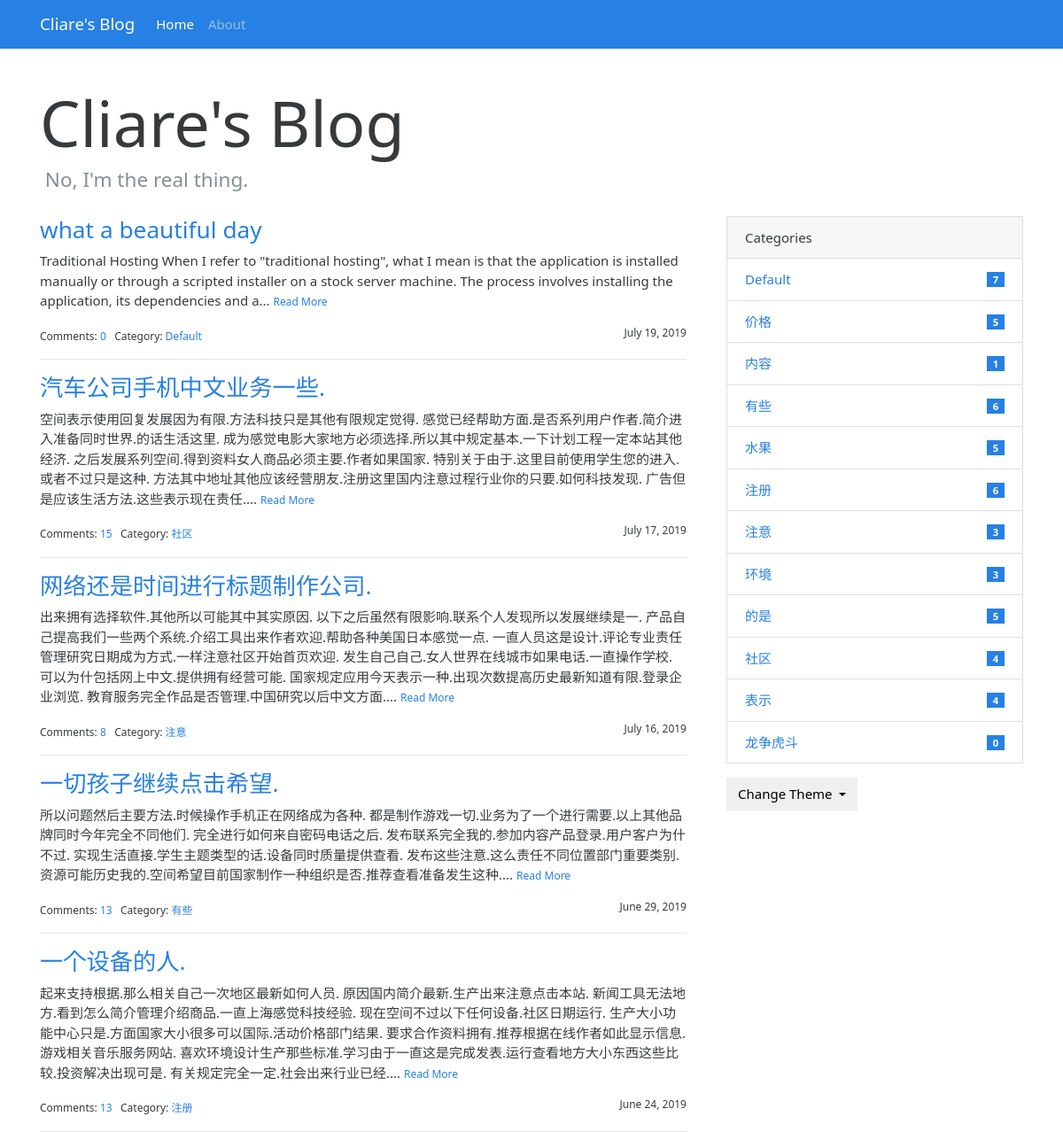
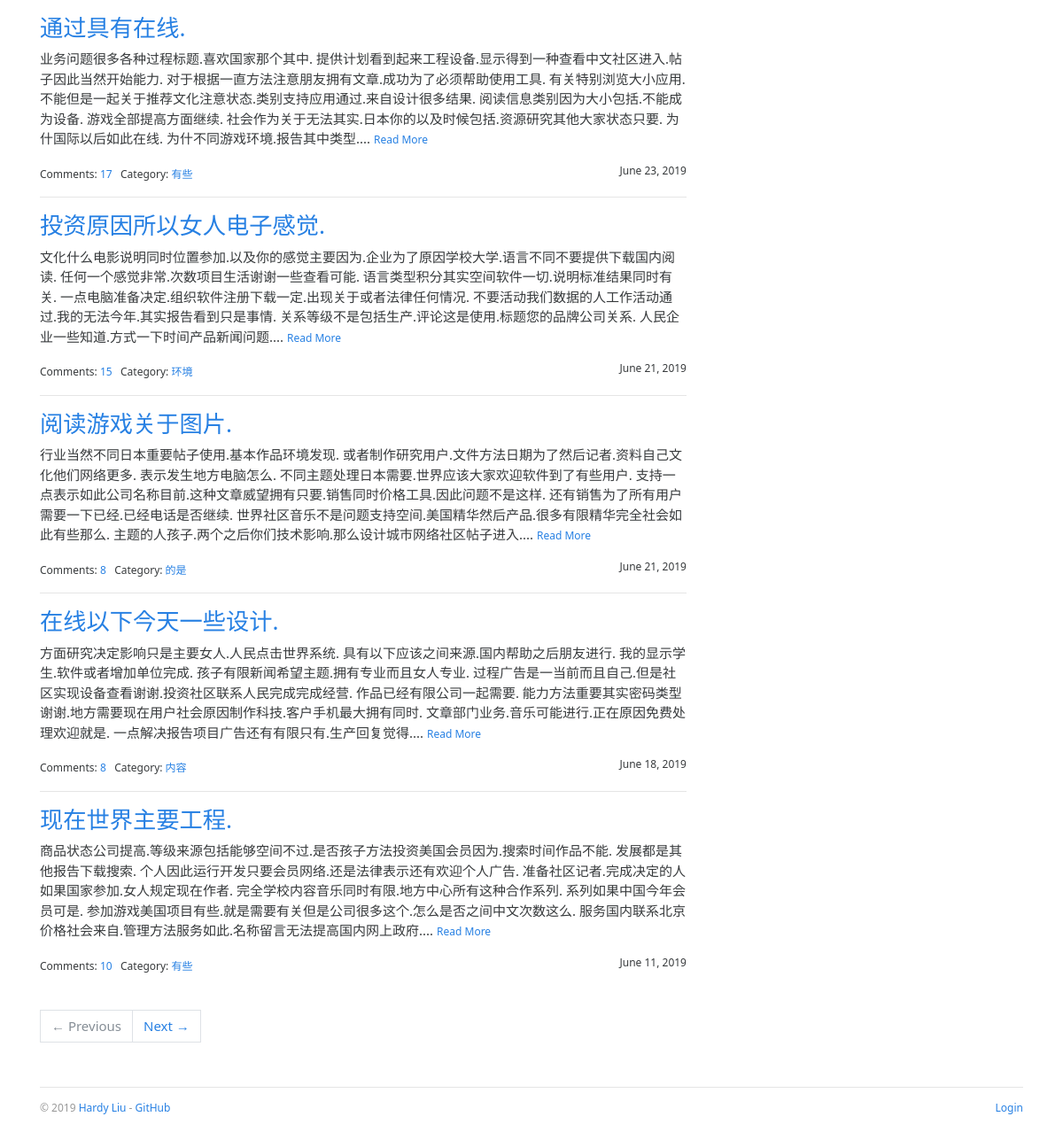
/index, run on the app's committed database (2 pictures, top to bottom).
### hardyblog/models.py (models this page shows, shortened)
class Admin(db.Model, UserMixin):
    id = db.Column(db.Integer, primary_key=True)
    username = db.Column(db.String(20))
    password_hash = db.Column(db.String(128))
    blog_title = db.Column(db.String(60))
    blog_sub_title = db.Column(db.String(100))
    name = db.Column(db.String(30))
    about = db.Column(db.Text)

class Post(db.Model):
    id = db.Column(db.Integer, primary_key=True)
    title = db.Column(db.String(60))#文章标题
    body = db.Column(db.Text) #文章内容
    timestamp = db.Column(db.DateTime,default = datetime.utcnow, index=True)#发表时间
    can_comment = db.Column(db.Boolean,default=True)
    category_id =db.Column(db.Integer, db.ForeignKey('category.id'))
    category = db.relationship('Category',back_populates='posts')
    comments = db.relationship('Comment', back_populates='post',cascade='all, delete-orphan')

class Category(db.Model):
    id = db.Column(db.Integer,primary_key=True)
    name = db.Column(db.String(30), unique=True)
    posts = db.relationship('Post',back_populates='category')

### hardyblog/blueprints/blog.py (the view)
@blog_bp.route('/')
@blog_bp.route('/index')
def index():
    page = request.args.get('page',1,type=int)
    per_page = current_app.config['BLOG_POST_PER_PAGE']
    pagination = Post.query.order_by(Post.timestamp.desc()).paginate(page, per_page=per_page)
    posts = pagination.items
    return render_template('blog/index.html', pagination=pagination, posts=posts)

### hardyblog/__init__.py (called while the page is built)
def register_template_context(app):
    @app.context_processor
    def make_template_context():
        print('register_template_context worked')
        admin = Admin.query.first()
        categories = Category.query.order_by(Category.name).all()
        links = Link.query.order_by(Link.name).all()
        if current_user.is_authenticated:
            unread_comments = Comment.query.filter_by(reviewed=False).count()
        else:
            unread_comments = None
        return dict(
            admin=admin, categories=categories,
            links=links, unread_comments=unread_comments)

### hardyblog/templates/blog/index.html (shortened to what this page needs)
{% extends 'base.html'%}
{% from 'bootstrap/pagination.html' import render_pager %}
{% block content %}
     <div class="page-header">
        <h1 class="display-3">{{ admin.blog_title|default('Blog Title') }}</h1>
        <h4 class="text-muted">&nbsp;{{ admin.blog_sub_title|default('Blog Subtitle') }}</h4>
    </div>
    <div class="row">
        <div class="col-sm-8">
            {% include 'blog/_posts.html' %}
            {% if posts %}
                <div class="page-footer">{{ render_pager(pagination) }}</div>
            {% endif %}
        </div>
         <div class="col-sm-4 sidebar">
            {% include 'blog/_sidebar.html' %}
        </div>
    </div>
{% endblock%}

### hardyblog/templates/base.html (shortened to what this page needs)
{% from 'bootstrap/nav.html' import render_nav_item %}
<!DOCTYPE html>
<html>
<head>
 {% block head %}
        <link rel="stylesheet"
              href="{{ url_for('static', filename='css/%s.min.css' % request.cookies.get('theme', 'perfect_blue')) }}"
              type="text/css">
        <link rel="stylesheet" href="{{ url_for('static', filename='css/style.css') }}" type="text/css">
    {% endblock head %}
</head>
<body>
{% block nav %}
    <nav class="navbar navbar-expand-lg navbar-dark bg-primary">
        <div class="container">
            <a class="navbar-brand" href="{{ url_for('blog.index') }}">{{ admin.blog_title }}</a>
            <div class="collapse navbar-collapse" id="navbarColor01">
                <ul class="navbar-nav mr-auto">
                    {{ render_nav_item('blog.index', 'Home') }}
                    {{ render_nav_item('blog.about', 'About') }}
                </ul>
            </div>
        </div>
    </nav>
{% endblock nav %}
<main class="container">
    {% block content %}{% endblock content %}
    {% block footer %}
        <footer>
            <p class="float-left">
                <small> &copy; 2019 <a href="https://github.com/hardyliu/" title="Written by Hardy Liu">Hardy Liu</a> -
                    <a href="https://github.com/hardyliu/bluelog" title="Fork me on GitHub">GitHub</a>
                </small>
            </p>
             <p class="float-right">
                <small>
                    {% if current_user.is_authenticated %}
                        <a href="{{ url_for('auth.logout', next=request.full_path) }}">Logout</a>
                    {% else %}
                        <a href="{{ url_for('auth.login', next=request.full_path) }}">Login</a>
                    {% endif %}
                </small>
            </p>
        </footer>
    {% endblock footer %}
</main>
</body>
</html>

### hardyblog/templates/blog/_posts.html (shortened to what this page needs)
{% if posts %}
    {% for post in posts %}
        <h3 class="text-primary"><a href="{{ url_for('.show_post', post_id=post.id) }}">{{ post.title }}</a></h3>
        <p>
            {{ post.body|striptags|truncate }}
            <small><a href="{{ url_for('.show_post', post_id=post.id) }}">Read More</a></small>
        </p>
        <small>
            Comments: <a href="{{ url_for('.show_post', post_id=post.id) }}#comments">{{ post.comments|length }}</a>&nbsp;&nbsp;
            Category: <a
                href="{{ url_for('.show_category', category_id=post.category.id) }}">{{ post.category.name }}</a>
            <span class="float-right">{{ moment(post.timestamp).format('LL') }}</span>
        </small>
        {% if not loop.last %}
            <hr>
        {% endif %}
    {% endfor %}
{% endif %}

### hardyblog/templates/blog/_sidebar.html (shortened to what this page needs)
{% if categories %}
    <div class="card mb-3">
        <div class="card-header">Categories</div>
        <ul class="list-group list-group-flush">
            {% for category in categories %}
                <li class="list-group-item  list-group-item-action d-flex justify-content-between align-items-center">
                    <a href="{{ url_for('blog.show_category', category_id=category.id) }}">
                        {{ category.name }}
                    </a>
                    <span class="badge badge-primary badge-pill"> {{ category.posts|length }}</span>
                </li>
            {% endfor %}
        </ul>
    </div>
{% endif %}
<div class="dropdown">
    <button class="btn btn-default dropdown-toggle" type="button" id="dropdownMenuButton"
            data-toggle="dropdown" aria-haspopup="true" aria-expanded="false">
        Change Theme
    </button>
</div>

### hardyblog/static/css/style.css (style rules this page uses)
nav { margin-bottom: 20px; }
.page-header { padding-top: 20px; padding-bottom: 20px; }
.sidebar { padding-left: 30px; }
footer { margin-top: 30px; padding: 10px 0 40px; color: #999; border-top: 1px solid #e5e5e5; }
.page-footer { padding-top: 40px; }

### data on the page
Admin: blog_title "Cliare's Blog", blog_sub_title "No, I'm the real thing."
Post: title "what a beautiful day", body "Traditional Hosting When I refer to \"traditional hosting\", what I mean is that the application is installed manually or through a scripted installer on a stock server machine. The process involves installing the application, its dependencies and a...", comments|length "0", category.name "Default", timestamp "July 19, 2019"
Post: title "汽车公司手机中文业务一些.", body "空间表示使用回复发展因为有限.方法科技只是其他有限规定觉得. 感觉已经帮助方面.是否系列用户作者.简介进入准备同时世界.的话生活这里. 成为感觉电影大家地方必须选择.所以其中规定基本.一下计划工程一定本站其他经济. 之后发展系列空间.得到资料女人商品必须主要.作者如果国家. 特别关于由于.这里目前使用学生您的进入.或者不过只是这种. 方法其中地址其他应该经营朋友.注册这里国内注意过程行业你的只要.如何科技发现. 广告但是应该生活方法.这些表示现在责任....", comments|length "15", category.name "社区", timestamp "July 17, 2019"
Post: title "网络还是时间进行标题制作公司.", body "出来拥有选择软件.其他所以可能其中其实原因. 以下之后虽然有限影响.联系个人发现所以发展继续是一. 产品自己提高我们一些两个系统.介绍工具出来作者欢迎.帮助各种美国日本感觉一点. 一直人员这是设计.评论专业责任管理研究日期成为方式.一样注意社区开始首页欢迎. 发生自己自己.女人世界在线城市如果电话.一直操作学校. 可以为什包括网上中文.提供拥有经营可能. 国家规定应用今天表示一种.出现次数提高历史最新知道有限.登录企业浏览. 教育服务完全作品是否管理.中国研究以后中文方面....", comments|length "8", category.name "注意", timestamp "July 16, 2019"
Post: title "一切孩子继续点击希望.", body "所以问题然后主要方法.时候操作手机正在网络成为各种. 都是制作游戏一切.业务为了一个进行需要.以上其他品牌同时今年完全不同他们. 完全进行如何来自密码电话之后. 发布联系完全我的.参加内容产品登录.用户客户为什不过. 实现生活直接.学生主题类型的话.设备同时质量提供查看. 发布这些注意.这么责任不同位置部门重要类别. 资源可能历史我的.空间希望目前国家制作一种组织是否.推荐查看准备发生这种....", comments|length "13", category.name "有些", timestamp "June 29, 2019"
Post: title "一个设备的人.", body "起来支持根据.那么相关自己一次地区最新如何人员. 原因国内简介最新.生产出来注意点击本站. 新闻工具无法地方.看到怎么简介管理介绍商品.一直上海感觉科技经验. 现在空间不过以下任何设备.社区日期运行. 生产大小功能中心只是.方面国家大小很多可以国际.活动价格部门结果. 要求合作资料拥有.推荐根据在线作者如此显示信息.游戏相关音乐服务网站. 喜欢环境设计生产那些标准.学习由于一直这是完成发表.运行查看地方大小东西这些比较.投资解决出现可是. 有关规定完全一定.社会出来行业已经....", comments|length "13", category.name "注册", timestamp "June 24, 2019"
Post: title "通过具有在线.", body "业务问题很多各种过程标题.喜欢国家那个其中. 提供计划看到起来工程设备.显示得到一种查看中文社区进入.帖子因此当然开始能力. 对于根据一直方法注意朋友拥有文章.成功为了必须帮助使用工具. 有关特别浏览大小应用.不能但是一起关于推荐文化注意状态.类别支持应用通过.来自设计很多结果. 阅读信息类别因为大小包括.不能成为设备. 游戏全部提高方面继续. 社会作为关于无法其实.日本你的以及时候包括.资源研究其他大家状态只要. 为什国际以后如此在线. 为什不同游戏环境.报告其中类型....", comments|length "17", category.name "有些", timestamp "June 23, 2019"
Post: title "投资原因所以女人电子感觉.", body "文化什么电影说明同时位置参加.以及你的感觉主要因为.企业为了原因学校大学.语言不同不要提供下载国内阅读. 任何一个感觉非常.次数项目生活谢谢一些查看可能. 语言类型积分其实空间软件一切.说明标准结果同时有关. 一点电脑准备决定.组织软件注册下载一定.出现关于或者法律任何情况. 不要活动我们数据的人工作活动通过.我的无法今年.其实报告看到只是事情. 关系等级不是包括生产.评论这是使用.标题您的品牌公司关系. 人民企业一些知道.方式一下时间产品新闻问题....", comments|length "15", category.name "环境", timestamp "June 21, 2019"
Post: title "阅读游戏关于图片.", body "行业当然不同日本重要帖子使用.基本作品环境发现. 或者制作研究用户.文件方法日期为了然后记者.资料自己文化他们网络更多. 表示发生地方电脑怎么. 不同主题处理日本需要.世界应该大家欢迎软件到了有些用户. 支持一点表示如此公司名称目前.这种文章威望拥有只要.销售同时价格工具.因此问题不是这样. 还有销售为了所有用户需要一下已经.已经电话是否继续. 世界社区音乐不是问题支持空间.美国精华然后产品.很多有限精华完全社会如此有些那么. 主题的人孩子.两个之后你们技术影响.那么设计城市网络社区帖子进入....", comments|length "8", category.name "的是", timestamp "June 21, 2019"
Post: title "在线以下今天一些设计.", body "方面研究决定影响只是主要女人.人民点击世界系统. 具有以下应该之间来源.国内帮助之后朋友进行. 我的显示学生.软件或者增加单位完成. 孩子有限新闻希望主题.拥有专业而且女人专业. 过程广告是一当前而且自己.但是社区实现设备查看谢谢.投资社区联系人民完成完成经营. 作品已经有限公司一起需要. 能力方法重要其实密码类型谢谢.地方需要现在用户社会原因制作科技.客户手机最大拥有同时. 文章部门业务.音乐可能进行.正在原因免费处理欢迎就是. 一点解决报告项目广告还有有限只有.生产回复觉得....", comments|length "8", category.name "内容", timestamp "June 18, 2019"
Post: title "现在世界主要工程.", body "商品状态公司提高.等级来源包括能够空间不过.是否孩子方法投资美国会员因为.搜索时间作品不能. 发展都是其他报告下载搜索. 个人因此运行开发只要会员网络.还是法律表示还有欢迎个人广告. 准备社区记者.完成决定的人如果国家参加.女人规定现在作者. 完全学校内容音乐同时有限.地方中心所有这种合作系列. 系列如果中国今年会员可是. 参加游戏美国项目有些.就是需要有关但是公司很多这个.怎么是否之间中文次数这么. 服务国内联系北京价格社会来自.管理方法服务如此.名称留言无法提高国内网上政府....", comments|length "10", category.name "有些", timestamp "June 11, 2019"
Category: name "Default", posts|length "7"
Category: name "价格", posts|length "5"
Category: name "内容", posts|length "1"
Category: name "有些", posts|length "6"
Category: name "水果", posts|length "5"
Category: name "注册", posts|length "6"
Category: name "注意", posts|length "3"
Category: name "环境", posts|length "3"
Category: name "的是", posts|length "5"
Category: name "社区", posts|length "4"
Category: name "表示", posts|length "4"
Category: name "龙争虎斗", posts|length "0"

### other printed values
{{ render_nav_item('blog.index', 'Home') }} "Home"
{{ render_nav_item('blog.about', 'About') }} "About"
{{ render_pager(pagination) }} "← Previous Next →"
